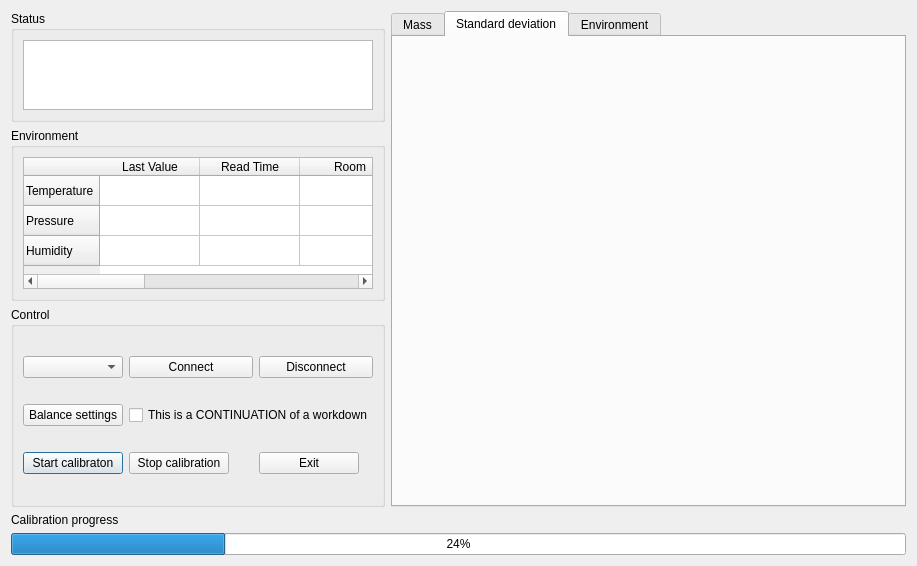
<?xml version="1.0" encoding="UTF-8"?>
<ui version="4.0">
 <class>AT106H</class>
 <widget class="QDialog" name="AT106H">
  <property name="geometry">
   <rect>
    <x>0</x>
    <y>0</y>
    <width>917</width>
    <height>545</height>
   </rect>
  </property>
  <property name="windowTitle">
   <string>Comparator Interface</string>
  </property>
  <layout class="QGridLayout" name="gridLayout">
   <item row="0" column="0" rowspan="2" colspan="2">
    <widget class="QGroupBox" name="groupBox_3">
     <property name="sizePolicy">
      <sizepolicy hsizetype="Expanding" vsizetype="Expanding">
       <horstretch>0</horstretch>
       <verstretch>0</verstretch>
      </sizepolicy>
     </property>
     <property name="maximumSize">
      <size>
       <width>16777215</width>
       <height>16777215</height>
      </size>
     </property>
     <property name="title">
      <string>Status</string>
     </property>
     <layout class="QHBoxLayout" name="horizontalLayout">
      <item>
       <widget class="QTextBrowser" name="statusBrowser"/>
      </item>
     </layout>
    </widget>
   </item>
   <item row="5" column="0">
    <widget class="QLabel" name="label_2">
     <property name="sizePolicy">
      <sizepolicy hsizetype="Preferred" vsizetype="Fixed">
       <horstretch>0</horstretch>
       <verstretch>0</verstretch>
      </sizepolicy>
     </property>
     <property name="text">
      <string>Calibration progress</string>
     </property>
    </widget>
   </item>
   <item row="6" column="0" colspan="3">
    <widget class="QProgressBar" name="progressBar">
     <property name="value">
      <number>24</number>
     </property>
    </widget>
   </item>
   <item row="2" column="0" colspan="2">
    <widget class="QGroupBox" name="groupBox_2">
     <property name="sizePolicy">
      <sizepolicy hsizetype="Expanding" vsizetype="Fixed">
       <horstretch>0</horstretch>
       <verstretch>0</verstretch>
      </sizepolicy>
     </property>
     <property name="minimumSize">
      <size>
       <width>0</width>
       <height>0</height>
      </size>
     </property>
     <property name="title">
      <string>Environment</string>
     </property>
     <layout class="QVBoxLayout" name="verticalLayout_2">
      <item>
       <widget class="QTableWidget" name="enviroTable">
        <property name="sizePolicy">
         <sizepolicy hsizetype="Expanding" vsizetype="Fixed">
          <horstretch>0</horstretch>
          <verstretch>0</verstretch>
         </sizepolicy>
        </property>
        <property name="maximumSize">
         <size>
          <width>16777215</width>
          <height>132</height>
         </size>
        </property>
        <row>
         <property name="text">
          <string>Temperature</string>
         </property>
        </row>
        <row>
         <property name="text">
          <string>Pressure</string>
         </property>
        </row>
        <row>
         <property name="text">
          <string>Humidity</string>
         </property>
        </row>
        <column>
         <property name="text">
          <string>Last Value</string>
         </property>
        </column>
        <column>
         <property name="text">
          <string>Read Time</string>
         </property>
        </column>
        <column>
         <property name="text">
          <string>Room</string>
         </property>
        </column>
        <column>
         <property name="text">
          <string>Model</string>
         </property>
        </column>
        <column>
         <property name="text">
          <string>Serial</string>
         </property>
        </column>
        <column>
         <property name="text">
          <string>Probe</string>
         </property>
        </column>
       </widget>
      </item>
     </layout>
    </widget>
   </item>
   <item row="0" column="2" rowspan="5">
    <widget class="QTabWidget" name="tabWidget">
     <property name="enabled">
      <bool>true</bool>
     </property>
     <property name="minimumSize">
      <size>
       <width>400</width>
       <height>0</height>
      </size>
     </property>
     <property name="currentIndex">
      <number>1</number>
     </property>
     <widget class="QWidget" name="tab_6">
      <attribute name="title">
       <string>Mass</string>
      </attribute>
      <layout class="QHBoxLayout" name="horizontalLayout_2">
       <item>
        <layout class="QVBoxLayout" name="verticalLayout_3"/>
       </item>
      </layout>
     </widget>
     <widget class="QWidget" name="tab_7">
      <attribute name="title">
       <string>Standard deviation</string>
      </attribute>
      <layout class="QHBoxLayout" name="horizontalLayout_3">
       <item>
        <layout class="QVBoxLayout" name="verticalLayout"/>
       </item>
      </layout>
     </widget>
     <widget class="QWidget" name="tab_4">
      <attribute name="title">
       <string>Environment</string>
      </attribute>
      <layout class="QHBoxLayout" name="horizontalLayout_5">
       <item>
        <layout class="QVBoxLayout" name="enviroLayout"/>
       </item>
      </layout>
     </widget>
    </widget>
   </item>
   <item row="3" column="0" rowspan="2" colspan="2">
    <widget class="QGroupBox" name="groupBox">
     <property name="sizePolicy">
      <sizepolicy hsizetype="Expanding" vsizetype="Preferred">
       <horstretch>0</horstretch>
       <verstretch>0</verstretch>
      </sizepolicy>
     </property>
     <property name="minimumSize">
      <size>
       <width>0</width>
       <height>200</height>
      </size>
     </property>
     <property name="title">
      <string>Control</string>
     </property>
     <layout class="QGridLayout" name="gridLayout_3">
      <item row="7" column="0">
       <widget class="QPushButton" name="startCalButton">
        <property name="sizePolicy">
         <sizepolicy hsizetype="Fixed" vsizetype="Fixed">
          <horstretch>0</horstretch>
          <verstretch>0</verstretch>
         </sizepolicy>
        </property>
        <property name="minimumSize">
         <size>
          <width>100</width>
          <height>0</height>
         </size>
        </property>
        <property name="text">
         <string>Start calibraton</string>
        </property>
       </widget>
      </item>
      <item row="7" column="2">
       <widget class="QPushButton" name="exitButton">
        <property name="sizePolicy">
         <sizepolicy hsizetype="Fixed" vsizetype="Fixed">
          <horstretch>0</horstretch>
          <verstretch>0</verstretch>
         </sizepolicy>
        </property>
        <property name="minimumSize">
         <size>
          <width>100</width>
          <height>0</height>
         </size>
        </property>
        <property name="text">
         <string>Exit</string>
        </property>
       </widget>
      </item>
      <item row="7" column="1">
       <widget class="QPushButton" name="stopCalButton">
        <property name="sizePolicy">
         <sizepolicy hsizetype="Fixed" vsizetype="Fixed">
          <horstretch>0</horstretch>
          <verstretch>0</verstretch>
         </sizepolicy>
        </property>
        <property name="minimumSize">
         <size>
          <width>100</width>
          <height>0</height>
         </size>
        </property>
        <property name="text">
         <string>Stop calibration</string>
        </property>
       </widget>
      </item>
      <item row="4" column="1">
       <widget class="QPushButton" name="connectButton">
        <property name="text">
         <string>Connect</string>
        </property>
       </widget>
      </item>
      <item row="4" column="0">
       <widget class="QComboBox" name="portCombo">
        <property name="sizePolicy">
         <sizepolicy hsizetype="Fixed" vsizetype="Fixed">
          <horstretch>0</horstretch>
          <verstretch>0</verstretch>
         </sizepolicy>
        </property>
        <property name="minimumSize">
         <size>
          <width>100</width>
          <height>0</height>
         </size>
        </property>
       </widget>
      </item>
      <item row="4" column="2">
       <widget class="QPushButton" name="disconnectButton">
        <property name="text">
         <string>Disconnect</string>
        </property>
       </widget>
      </item>
      <item row="5" column="0">
       <widget class="QPushButton" name="SettingsButton">
        <property name="text">
         <string>Balance settings</string>
        </property>
       </widget>
      </item>
      <item row="5" column="1" colspan="2">
       <widget class="QCheckBox" name="workdownCheck">
        <property name="text">
         <string>This is a CONTINUATION of a workdown</string>
        </property>
       </widget>
      </item>
     </layout>
    </widget>
   </item>
  </layout>
 </widget>
 <resources/>
 <connections/>
</ui>
